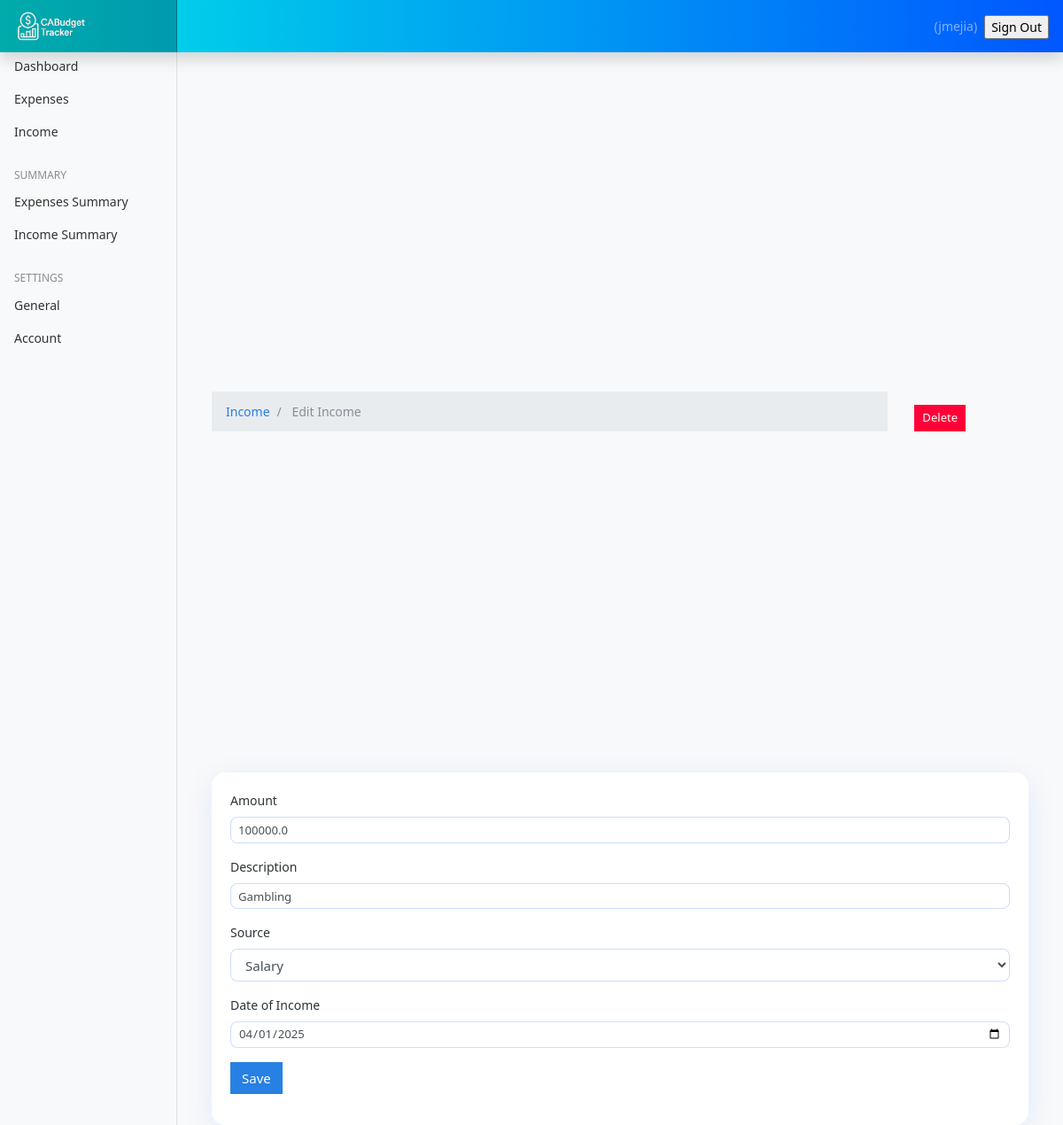
Page /income/edit-income/1 (signed in) on the committed database.
### userincome/models.py (models this page shows, shortened)
class UserIncome(models.Model):
    amount = models.FloatField()  # DECIMAL
    date = models.DateField(default=now)
    description = models.TextField()
    owner = models.ForeignKey(to=User, on_delete=models.CASCADE)
    source = models.CharField(max_length=266)
    class Meta:
        ordering: ['-date']

### userincome/views.py (the view, shortened to what this page needs)
# urls.py: path('edit-income/<int:id>', views.income_edit, name="income-edit"),
@login_required(login_url='/authentication/login')
def income_edit(request, id):
    income = UserIncome.objects.get(pk=id)
    sources = Source.objects.all()
    context = {
        'income': income,
        'values': income,
        'sources': sources
    }
    if request.method == 'GET':
        return render(request, 'income/edit_income.html', context)

### templates/income/edit_income.html (shortened to what this page needs)
{% extends 'base.html' %} {% block content %}
<div class="container mt-4">
  <div class="row">
    <div class="col-md-10">
      <nav aria-label="breadcrumb">
        <ol class="breadcrumb">
          <li class="breadcrumb-item">
            <a href="{% url 'income'%}">Income</a>
          </li>
          <li class="breadcrumb-item active" aria-current="page">
            Edit Income
          </li>
        </ol>
      </nav>
    </div>
    <div class="col-md-2">
      <a
        href="{% url 'income-delete' income.id %}"
        class="btn btn-danger btn-sm"
        >Delete</a
      >
    </div>
  </div>
  <div class="card">
    <div class="card-body">
      <form action="{% url 'income-edit' income.id %}" method="post">
        <div class="form-group">
          <label for="">Amount</label>
          <input
            type="text"
            class="form-control form-control-sm"
            name="amount"
            value="{{values.amount}}"
          />
        </div>
        <div class="form-group">
          <label for="">Description</label>
          <input
            type="text"
            class="form-control form-control-sm"
            name="description"
            value="{{values.description}}"
          />
        </div>
        <div class="form-group">
          <label for="">Source</label>
          <select class="form-control" name="source">
            <option selected name="source" value="{{values.source}}"
              >{{values.source}}</option
            >
          </select>
        </div>
        <div class="form-group">
          <label for="">Date of Income</label>
          <input
            type="date"
            value="{{values.date | date:'Y-m-d' }}"
            class="form-control form-control-sm"
            name="income_date"
          />
        </div>
        <input
          type="submit"
          value="Save"
          class="btn btn-primary btn-primary-sm"
        />
      </form>
    </div>
  </div>
</div>
{% endblock %}

### templates/base.html (shortened to what this page needs)
{% load static %}
<html lang="en">
  <head>
    <link href="{% static 'css/bootstrap.min.css'%}" rel="stylesheet" />
    <link href="{% static 'css/main.css'%}" rel="stylesheet" />
    <link rel="stylesheet" href="https://cdnjs.cloudflare.com/ajax/libs/font-awesome/6.0.0/css/all.min.css">
    <link href="{% static 'css/dashboard.css' %}" rel="stylesheet" />
  </head>
  <body>
    <nav class="navbar navbar-dark fixed-top flex-md-nowrap p-0 shadow"
     style="background: linear-gradient(to right, #00E5E5, #0057FF);">
      <a class="navbar-brand col-sm-3 col-md-2 mr-0" href="#">
        <img src="{% static 'img/cabudget_logo.png' %}"
             style="height: 35px; width: auto;"
             class="img-fluid"
             alt="Budge Tracker Logo">
      </a>
      <ul
        class="navbar-nav px-3"
        style="display: flex; flex-direction: row; align-items: center;"
      >
        <li class="nav-item text-nowrap">
          <span class="nav-link" href="">
            ({{request.user.username}})
          </span>
        </li>
        <li class="nav-item text-nowrap mt-3 ml-2">
          <form action="{% url  'logout' %}" method="POST">
            <input
              class="text text-capitalize"
              type="submit"
              value="Sign out"
            />
          </form>
        </li>
      </ul>
    </nav>
    <div class="container-fluid">
      <div class="row">
        {% include 'partials/_sidebar.html' %}
        <main role="main" class="col-md-9 ml-sm-auto col-lg-10 px-4">
          {% block content %} {% endblock %}
        </main>
      </div>
    </div>
  </body>
</html>

### expenseswebsite/static/css/main.css (style rules this page uses)
.card { background: rgba(255, 255, 255, 0.9); border-radius: 15px; border: 1px solid rgba(255, 255, 255, 0.3); backdrop-filter: blur(10px); box-shadow: 0 8px 32px rgba(0, 87, 255, 0.1); }
.form-control { border: 1px solid rgba(0, 87, 255, 0.2); border-radius: 8px; transition: all 0.3s ease; }
.row { min-height: 100vh; display: flex; align-items: center; justify-content: center; }

### expenseswebsite/static/css/dashboard.css (style rules this page uses)
:root { --primary: #3f51b5; --success: #4caf50; --danger: #f44336; --background: #f8f9fa; --text: #2d3436; --border: #e0e0e0; }
body { font-size: 0.875rem; }
[role="main"] { padding-top: 133px; }
@media (min-width: 768px) { [role="main"] { padding-top: 48px; } }
.navbar-brand { padding-top: 0.75rem; padding-bottom: 0.75rem; font-size: 1rem; background-color: rgba(0, 0, 0, 0.25); box-shadow: inset -1px 0 0 rgba(0, 0, 0, 0.25); }
body { background-color: var(--background); color: var(--text); }

### rows in the picture
UserIncome: amount "100000.0", description "Gambling", source "Salary", income_date "04/01/2025"

### other values in the picture
{{ request.user.username }} "jmejia"
